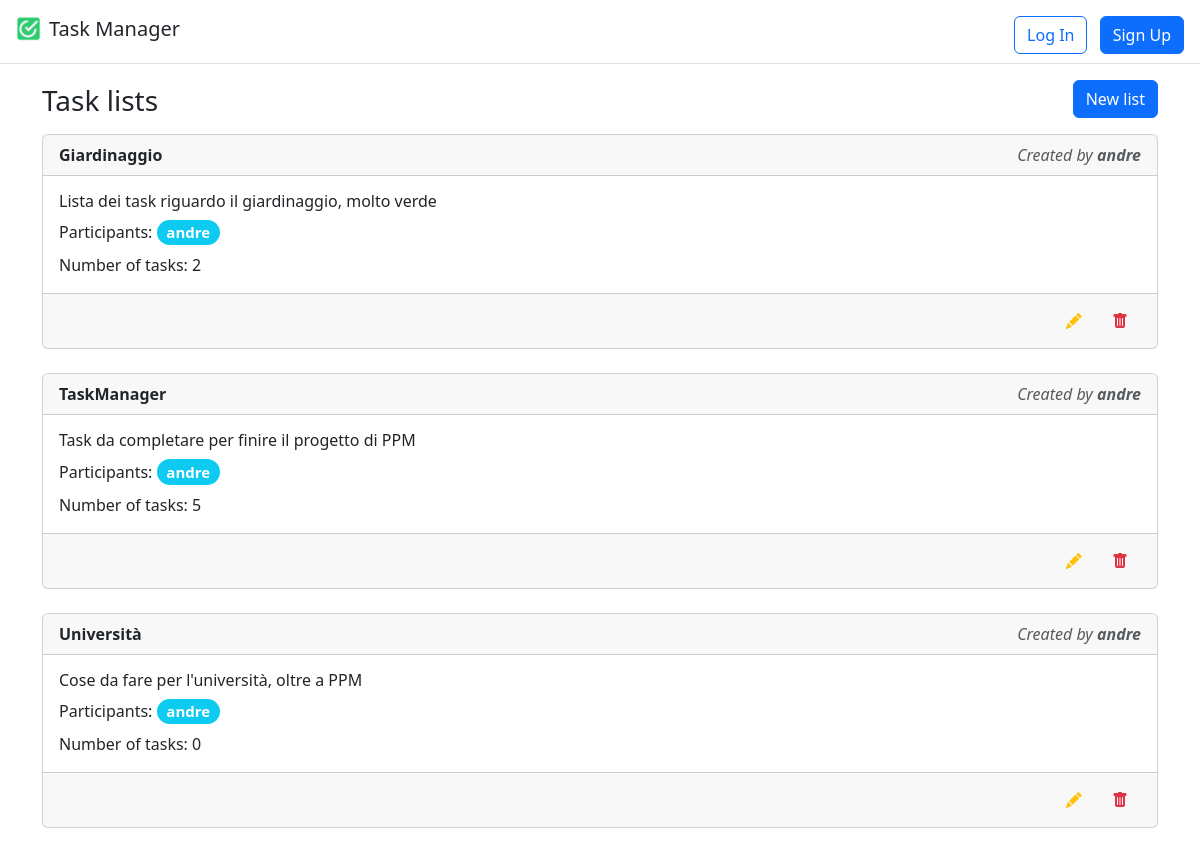
The page /lists/ on the database as committed earlier.
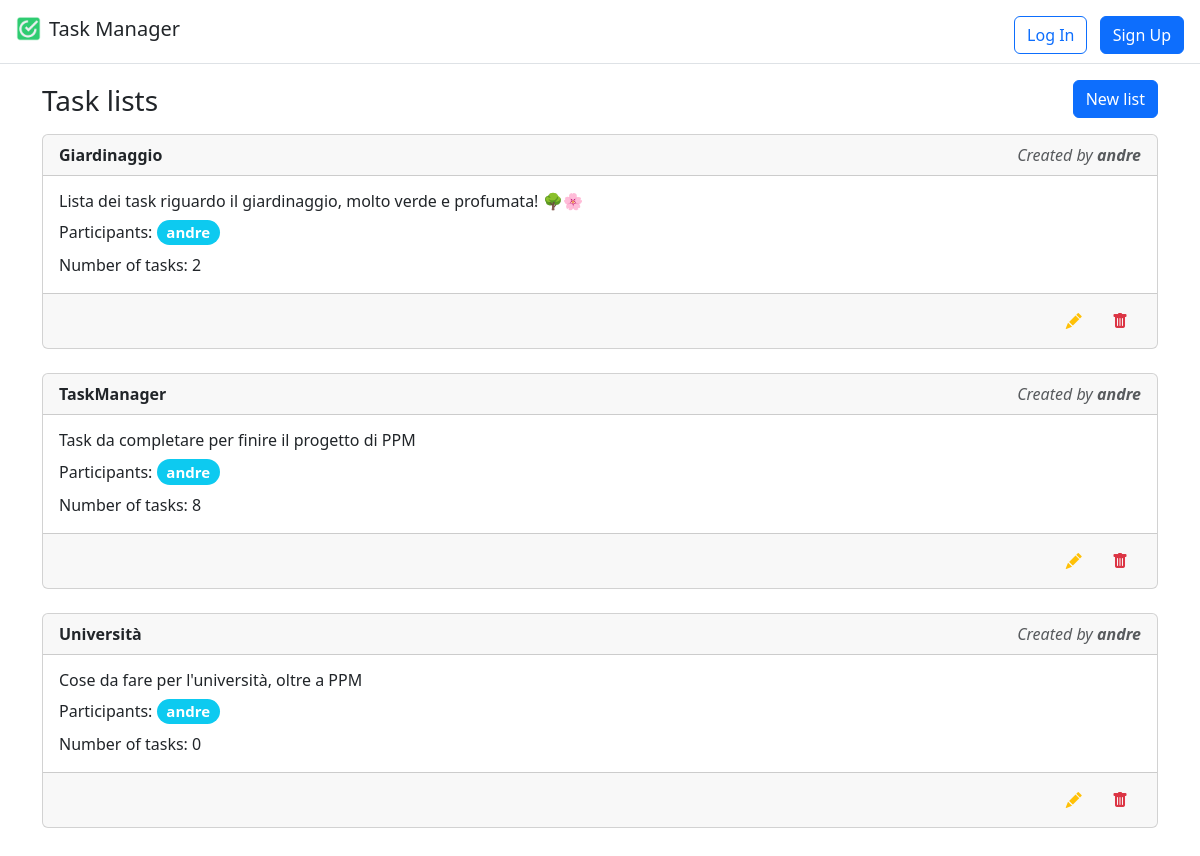
The same page on the database as committed later.
### lists/models.py (models this page shows, shortened)
class TaskList(models.Model):
    id = models.AutoField(primary_key=True)
    title = models.CharField(max_length=255)
    description = models.TextField()
    owner = models.ForeignKey(User, on_delete=models.CASCADE, related_name="owner")
    participants = models.ManyToManyField(User, related_name="participants")
    tasks = models.ManyToManyField("Task", related_name="tasks", blank=True)

### lists/views.py (the view)
# urls.py: path('', views.TaskListsView.as_view(), name="lists"),
class TaskListsView(ListView):
    model = TaskList
    template_name = "lists/lists.html"
    def get_context_data(self, **kwargs):
        context = super().get_context_data(**kwargs)
        context["lists"] = TaskList.objects.all()
        return context

### templates/lists/lists.html
{% extends "base.html" %}
{% block content %}
    <div class="row d-flex align-items-end">
        <h3 class="col m-0">Task lists</h3>
        <div class="col"><a href="{% url 'list_new' %}">
            <button class="btn btn-primary float-end">New list</button>
        </a></div>
    </div>
    <ul class="p-0 my-3">
        {% for task_list in lists %}
            <a href="{% url 'list' task_list.id %}" class="link-dark text-decoration-none">
                <div class="card">
                    <div class="card-header">
                        <div class="row d-flex">
                            <div class="col">
                                <span class="fw-bold">{{ task_list.title }}</span>
                            </div>
                            <div class="col">
                                <em class="text-muted float-end">Created by <b>{{ task_list.owner }}</b></em>
                            </div>
                        </div>
                    </div>
                    <div class="card-body">
                        <h6 class="card-text mb-2">{{ task_list.description }}</h6>
                        <div class="mb-2">Participants:
                            {% for user in task_list.participants.all %}
                                <h5 class="d-inline-block my-0 me-1"><span
                                        class="badge rounded-pill bg-info">{{ user }}</span>
                                </h5>
                            {% endfor %}
                        </div>
                        <p class="mb-0">Number of tasks: {{ task_list.tasks.count }}</p>
                    </div>
                    <div class="card-footer text-end text-muted">
                        <a href="{% url 'list_edit' task_list.id %}" class="d-inline-flex link-dark text-decoration-none">
                            <button class="btn text-warning"><i class="bi-pencil-fill"></i></button>
                        </a>
                        <a href="{% url 'list_delete' task_list.id %}" class="d-inline-flex link-dark text-decoration-none">
                            <button class="btn text-danger"><i class="bi-trash-fill"></i></button>
                        </a>
                    </div>
                </div>
            </a>
            <br/>
        {% empty %}
            <ul class="list-group my-2">
                <li class="list-group-item">
                    <h4>No lists found, please create one.</h4>
                </li>
            </ul>
        {% endfor %}
    </ul>
{% endblock %}

Rows that differ between the two databases and show on the page:
changed TaskList "Giardinaggio": description "Lista dei task riguardo il giardinaggio, molto verde" → "Lista dei task riguardo il giardinaggio, molto verde e profumata! 🌳🌸"
computed for TaskList "TaskManager": tasks.count "5" → "8"
